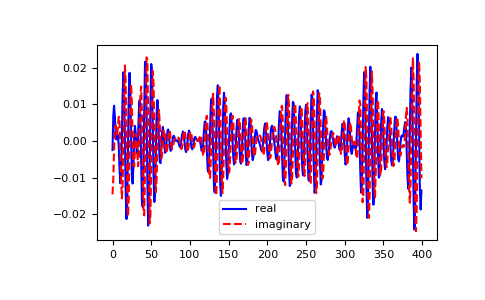

This figure's Python source:
np.fft.ifft([0, 4, 0, 0])
# array([ 1.+0.j,  0.+1.j, -1.+0.j,  0.-1.j])

# Create and plot a band-limited signal with random phases:

import matplotlib.pyplot as plt
t = np.arange(400)
n = np.zeros((400,), dtype=complex)
n[40:60] = np.exp(1j*np.random.uniform(0, 2*np.pi, (20,)))
s = np.fft.ifft(n)
plt.plot(t, s.real, 'b-', t, s.imag, 'r--')
# ...
plt.legend(('real', 'imaginary'))
# ...
plt.show()
